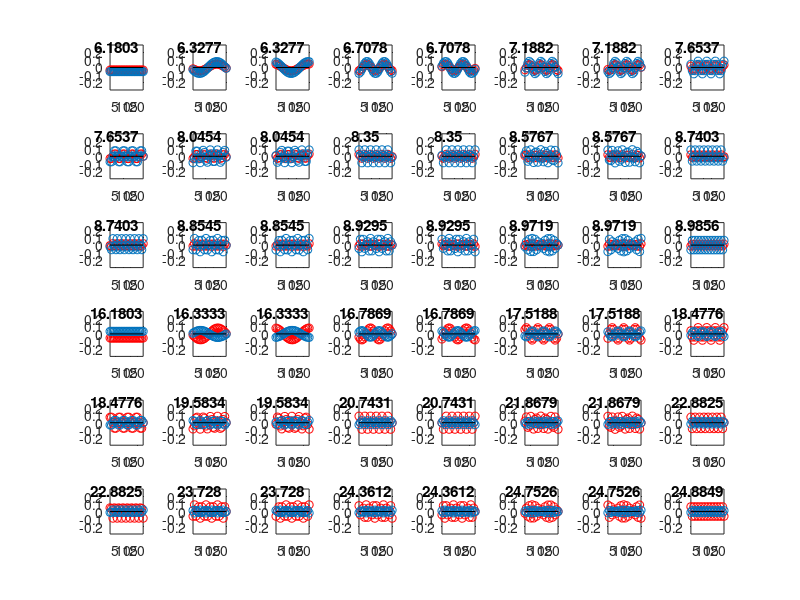

The MATLAB script that drew this image: (Note: this script raises an error after producing the figure.)
clear all
close all

%%CONTENTS
%(1)Definition of K and M for 24 blades+disks (48 DOF)
%(2)Solution of eigen problem
%(3)Plotting of mode shapes nh

%%
%K-STIFFNESS MATRIX
N=24;
kdr=1000*ones(N,1);%stiffness to the right spring of disk 'i'
kdl=fliplr(kdr);%stiffness to the left spring of disk 'i'
kb=1000*ones(N,1);%stiffness of the disk-blade spring of disk-blade 'i'
kg=1000*ones(N,1);%stiffness of the disk-shaft spring of disk 'i'
z=zeros(N,1);

d= kdl+kdr+kb+kg;%elements of K from the equations of motion of the disks
d= [d;kb];%concatenate elements from equations of motion of the blades

KD= diag(d);%create basic Stiffness matrix diagonal, without coupling elements 
Kr=diag([(-kdr(1:N-1));z],1);%to the right of the diagonal
Krc=diag((-kb), N);%to the right corner of the diagonal
K=Kr+Krc;
K(1,N)=-kdr(N);%term due to the left of the first disk
K=K+K.';%Symmetric
K=K+KD;%STIFFNESS MATRIX 

%%
%M-Mass Matrix
md=10*ones(N,1);%masses of the disks
mb=10*ones(N,1);%masses of the blades
di=[md;mb];
M=diag(di);%MASS MATRIX


%%
%EIGEN PROBLEM
[V,D] = eig(K,M);%V:eigen vectors, D:eigen values.

%%
%MASS NORMALISATION
MR=V'*(M*V);%modal mass calculation
KR=V'*(K*V);%modal stiffness calculation
Vn=V*MR^(0.5);%Normalised eigenvectors
d=diag(D);%just the frequencies

for i=1:2*N
    len(i)=norm(Vn(:,i));
end
%%
%MODE SHAPES
Vnd=Vn(1:N,:);%Disks Modal Shapes
Vnb=Vn(N+1:2*N,:);%Blades Modal Shapes

%%
%PLOTTING 48 Mode Shapes
figure('units','normalized','outerposition',[0 0 1 1])
for i=1:2*N
subplot(6,8,i)       % add first plot in 2 x 2 grid
stem(Vnd(:,i), 'r')
hold on
stem(Vnb(:,i))
xlim([1 N])
ylim([-0.3 0.3])
%legend('Disks', 'Blades')
label=num2str(d(i)^0.5);
title(label)
set(get(gca,'title'),'Position',[5.5 0.2 0.5])
hold off
end
suptitle('All Mode Shapes')

%%
%TRANSFER FUNCTIONS

e=1;% Excitation Point
r=25;% Response Point
fdom=[6:0.01:2*(max(D(:))^0.5)];%Frequency domain
k=length(d);

for i=1:k
    A(i)=Vn(e,i)*Vn(r,i);%Modal Constant(V used here because they seem to be normalised)
end
for j=1:k
    for i=1:length(fdom)
        H(i,j)=A(j)/((d(j)-fdom(i)^2));%Mode contribution
    end
end


%%
%TRANSFER FUNCTIONS FOR EVERY r AND  e IN THE SYSTEM
%{
for r=1:2*N%row: excitation points 
    for c=1:2*N%column: response points
        for i=1:k
            A(i)=Vn(r,i)*Vn(c,i);
        end
        for j=1:k
            for i=1:length(fdom)
                H(i,j)=A(j)/(d(j)-fdom(i)*fdom(i));
            end
        end
        H=abs(H);
        for i=1:length(H(:,1))
            Ht(i)=sum(H(i,:));%sum all the mode's contribution
        end
        Ha{r,c}=Ht;
    end
end
%}
%%
%PLOTTING TRANSFER FUNCTIONS

figure('units','normalized','outerposition',[0 0 1 1])
for i=1:2*N
semilogy(fdom,abs(H(:,i)))
hold on
end
title('All 48 modes contribution')
grid on
hold off


for i=1:length(fdom)
    Ht(i)=sum(H(i,:));
end

figure('units','normalized','outerposition',[0 0 1 1])
%figure
semilogy(fdom,abs(Ht))
grid on
title('Total transference function, No Damping')
%{
descr = {'Excitation point' num2str(e);
    'Response point' num2str(r)};
ax2 = axes('Position',[.3 .1 .6 .8]);
axes(ax2) % sets ax1 to current axes
text(.025,0.6,descr)
%}
%%
%PRINTING ANY TRANSFER FUNCTION
%{
figure('units','normalized','outerposition',[0 0 1 1])
semilogy(fdom,H{e,r})
grid on
title('Total transference function')
%}
%%
%(1.a)Damping Models: SIMPLE PROPORTIONAL DAMPING C=bK.

b=0.0005;%proportional coefficient
kr=diag(KR);%Diagonal of modal stiffnes matrix.
mr=diag(MR);%Diagonal of modal mass matrix.
cr=b.*kr;%Diagonal of modal damping matrix.
for i=1:k
    Aspd(i)=V(e,i)*V(r,i);%Not normalized eigenvectors, SPD:Simple Prop. Damp.
end
for j=1:k
    for i=1:length(fdom)
        den=complex((kr(j)-mr(j)*fdom(i)^2), fdom(i)*cr(j));%denominator.
        Hspd(i,j)=Aspd(j)/den;%Mode contribution SPD:Simple Prop. Damp.
    end
end
Hspdr=real(Hspd);%Real part

figure('units','normalized','outerposition',[0 0 1 1])
for i=1:2*N
semilogy(fdom,abs(Hspdr(:,i)))
%plot(fdom,Hspdr(:,i))
hold on
end
title('All 48 modes contribution with Simple Proportional Damping')
grid on
hold off
for i=1:length(fdom)
    Htspdc(i)=sum((Hspd(i,:)));%Total Complex transfer function.
end
for i=1:length(fdom)
    Htspdr(i)=sum((Hspdr(i,:)));%Real part of the total transfer function.
end

figure('units','normalized','outerposition',[0 0 1 1])
subplot(1,2,1)
semilogy(fdom,abs(Htspdr))
grid on

hold off
subplot(1,2,2)
plot(real(Htspdc), imag(Htspdc))
grid on
suptitle('Total transference function Simple Proportional Damping')


%%
%(1.b)Damping Models: PROPORTIONAL DAMPING, HYSTERIC C=H=b2K+gM
b2=0.0005;%proportional coefficient- Stiffness
g=0.05;%proportional coefficient- Mass
nr=b2+g./d;%damping loss factor
cr=b*kr;%Diagonal of modal damping matrix.
for i=1:k
    Ah(i)=V(e,i)*V(r,i);%Not normalized eigenvectors, h:hysteric
end
for j=1:k
    for i=1:length(fdom)
        denhd=complex((kr(j)-mr(j)*fdom(i)^2), nr(j)*kr(j));%denominator.
        Hh(i,j)=Ah(j)/denhd;%Mode contribution SPD:Simple Prop. Damp.
    end
end
Hhr=real(Hh);%Real part

figure('units','normalized','outerposition',[0 0 1 1])
for i=1:2*N
semilogy(fdom,abs(Hhr(:,i)))
hold on
end
title('All 48 modes contribution with Hysteric Damping')
grid on
hold off
for i=1:length(fdom)
    Hhtc(i)=sum((Hh(i,:)));%Complex total transfer function.
end

for i=1:length(fdom)
    Hhtr(i)=sum((Hhr(i,:)));%Real part of the total transfer function.
end

figure('units','normalized','outerposition',[0 0 1 1])
subplot(1,2,1)
semilogy(fdom,abs(Hhtr))
grid on

hold off
subplot(1,2,2)
plot(real(Hhtc), imag(Hhtc))
grid on
suptitle('Total transference function Hysteric Damping')
%%
%(1.c)Damping Models: NON- PROPORTIONAL DAMPING ???

%%
%(2.a)Forcing Models: MULTIPLE FORCES, SAME MAGNITUDE. and PHASE.(Hysteric
%Damping)
%Creating an excitation in any/various DOF.
for i=1:2*N
    %< >
    if i>=25 && i<=28 || i>32 && i<=36 || i>40 && i<=44
        f(i)=1;
     else
        f(i)=1;
    end
    if i>28 && i<=32 || i>36 && i<=40 || i>44 
        f(i)=1;   
    end
    %if i==41
     %   f(i)=1;
    %end    
    %if i==43
    %   f(i)=-1;
    %end    
end
%%
%Transfer function Multi forcing
a=f*Vn;
%x=NUM/DEN
for i=1:k
    NUM(i)=Vn(r,i)*a(i);%Not normalized eigenvectors, h:hysteric
end
for j=1:k
    for i=1:length(fdom)
        DEN=complex((d(j)-fdom(i)^2), nr(j)*d(j));%denominator.
        x(i,j)=NUM(j)/DEN;%Mode contribution.
    end
end
xr=real(x);%Real part
xi=imag(x);%Imaginary part
figure('units','normalized','outerposition',[0 0 1 1])
for i=1:2*N
semilogy(fdom,abs(xr(:,i)))
[maxv(i), maxp(i)]=max(xr(:,i));%Value and position of the maximium of every mode contribution
hold on
end
title('48 modes contribution- Multiple Forces- Hysteric Damping')
grid on
hold off

for i=1:length(fdom)
    xtr(i)=sum((xr(i,:)));%Real part of the total transfer function.
end

for i=1:length(fdom)
    xti(i)=sum((xi(i,:)));%Phase part of the total transfer function.
end
%phase
for i=1:length(fdom)
    ph(i)=atan(abs(xti(i)/xtr(i)));%Phase part of the total transfer function.
end
%%
%Different forcing plotting results: Force 1
%find the 2 modes that colaborate most: the ones excited.
[temp,originalpos] = sort( maxv, 'descend' );
n = temp(1:2);
p =originalpos(1:2);%FRF
figure('units','normalized','outerposition',[0 0 1 1])
subplot(4,3,[1,6])
semilogy(fdom,abs(xtr))
grid on
title('Displacement- Multiple forces- Hysteric Damping')
xlabel('Frequency domain')
ylabel('Displacement')

%{
%Checking the maximums
hold on
for j=1:length(maxp)
for i=1:length(fdom)
    if i==maxp(j)
        maxxr(i)=maxv(j);
    end
    %else
     %   maxxr(i)=0;
    %end
end
end
semilogy(fdom, maxxr,'-o')
hold off
%}
%Modes excited
subplot(4,3,7)
  
    stem(Vnd(:,p(1)), 'r')
    hold on
    stem(Vnb(:,p(1)))
    xlim([1 N])
    ylim([-0.3 0.3])
    label=num2str(d(p(1))^0.5);
    title(label)
    hold off
    
    
subplot(4,3,10)
  
    stem(Vnd(:,p(2)), 'r')
    hold on
    stem(Vnb(:,p(2)))
    xlim([1 N])
    ylim([-0.3 0.3])
    hold off 
    label=num2str(d(p(2))^0.5);
    title(label)


%Force
subplot(4,3,[8,9])
stem(f)
xlim([1 2*N])
xlabel('DOF')
title('Excitation Force')

%$8 Modes Contribution
subplot(4,3,[11,12])
for i=1:2*N
semilogy(fdom,abs(xr(:,i)))
hold on
end
title('48 modes contribution- Multiple Forces- Hysteric Damping')
grid on
hold off
%%
%Displaying values of interest
fprintf('Disk Mass : %g \n', md(1));
fprintf('Blade Mass : %g \n', mb(1));
fprintf('Response Point : %g \n',r);
fprintf('Excitation Point(for simple excitation case) : %g \n',e);
fprintf('Simple Damping Const : %g \n',b);
fprintf('Hysteric Damping Stiffness Const : %g \n',b2);
fprintf('Hysteric Damping Mass Const : %g \n',g);

